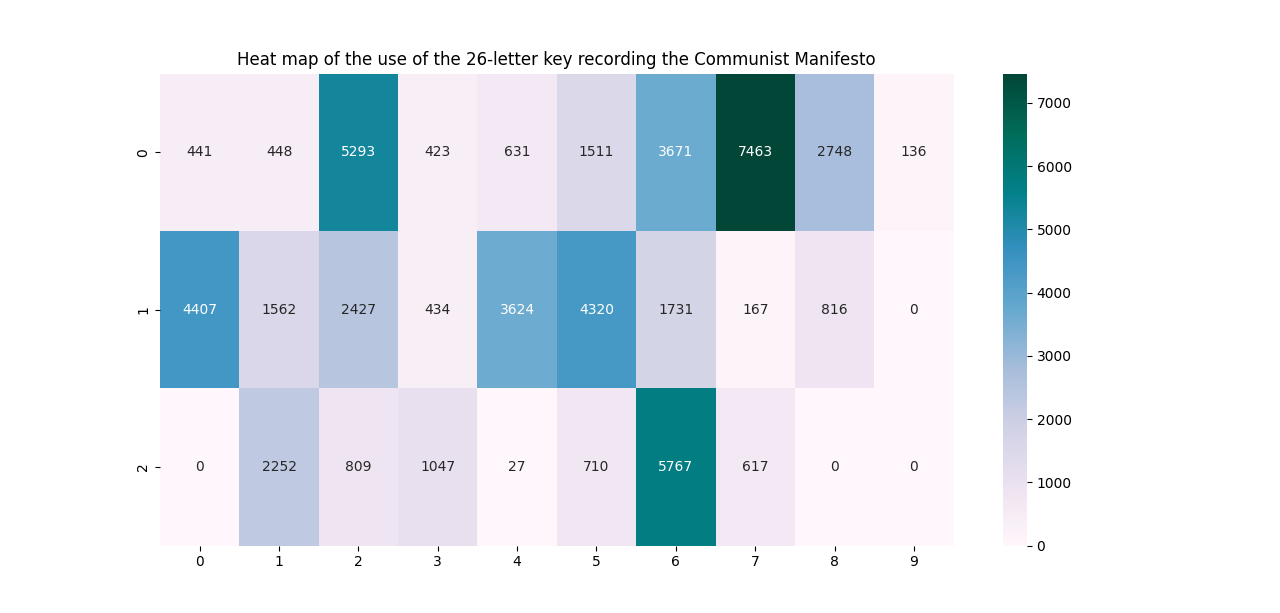

The script that drew this image:
import pdfplumber
import pinyin
import seaborn as sns
import matplotlib.pyplot as plt
import numpy as np


# 提取pdf文件中文章的拼音

file_path = r'D:\……\共产党宣言.pdf'

article_pinyin = ''        # 全文拼音

with pdfplumber.open(file_path) as pdf:
    for page in pdf.pages:        # 对pdf文件中的每一页
        text = page.extract_text()        # 提取当前页的文字
        page_pinyin = pinyin.get(text, format='strip')        # 将汉字文本转化为拼音
        article_pinyin = article_pinyin + page_pinyin        # 把每一页的拼音连在一起


# count()函数统计各字符的出现次数

n = {}
for i in article_pinyin:
    n[i] = article_pinyin.count(i)


# 构建类似键盘分布的3行10列二维数组，手动将数组的每个元素与26个字母的出现次数一一对应

data = [[0 for i in range(1,11)] for j in range(1,4)]

# 键盘第一行
data[0][0] = n['q']
data[0][1] = n['w']
data[0][2] = n['e']
data[0][3] = n['r']
data[0][4] = n['t']
data[0][5] = n['y']
data[0][6] = n['u']
data[0][7] = n['i']
data[0][8] = n['o']
data[0][9] = n['p']

# 键盘第二行
data[1][0] = n['a']
data[1][1] = n['s']
data[1][2] = n['d']
data[1][3] = n['f']
data[1][4] = n['g']
data[1][5] = n['h']
data[1][6] = n['j']
data[1][7] = n['k']
data[1][8] = n['l']

# 键盘第三行
data[2][1] = n['z']
data[2][2] = n['x']
data[2][3] = n['c']
data[2][4] = n['v']
data[2][5] = n['b']
data[2][6] = n['n']
data[2][7] = n['m']


# 计算均衡性(标准差)

arr = [data[0][0],data[0][1],data[0][2],data[0][3],data[0][4],data[0][5],data[0][6],data[0][7],data[0][8],data[0][9],
       data[1][0],data[1][1],data[1][2],data[1][3],data[1][4],data[1][5],data[1][6],data[1][7],data[1][8],
       data[2][1],data[2][2],data[2][3],data[2][4],data[2][5],data[2][6],data[2][7]]
print("Homogeneity of key use:", np.std(arr))


# 绘制热力图

sns.heatmap(data, cmap = 'PuBuGn', annot = True, fmt = '.0f')

#sns.heatmap(data,        # 矩阵数据集
#            vmin = None,        # 颜色取值最小范围
#            vmax = None,        # 颜色取值最大范围
#            cmap = None,        # 填充色
#            center = None,        # 设置色彩中心对齐值，可以调整生成的图像颜色的整体深浅
#            robust = False,        # 如果是False，且没设定vmin和vmax的值，
#            # 热力图的颜色映射范围根据具有鲁棒性的分位数设定，而不是用极值设定。
#            annot = False,        # 默认取值False；如果为True，就在热力图的每个单元上显示数值
#            fmt = '.2g',        # 矩阵上标识数字的数据格式，比如保留小数点后几位数字
#            annot_kws = False,        # 默认取值False；如果为True，设置热力图矩阵上数字的大小颜色字体
#            linewidths = 0,        # 定义热力图里“表示两两特征关系的矩阵小块”之间的间隔大小
#            linecolor = 'white',        # 切分热力图上每个矩阵小块的线的颜色，默认值是’white’
#            cbar = True,        # 是否在热力图侧边绘制颜色刻度条，默认值是True
#            cbar_kws = None,        # 热力图侧边绘制颜色刻度条时，相关字体设置，默认值是None
#            cbar_ax = None,        # 热力图侧边绘制颜色刻度条时，刻度条位置设置，默认值是None
#            square = False,        # 设置热力图矩阵小块形状，默认值是False
#            xticklabels = 'auto',        # 控制每列标签名的输出，默认值是auto
#            yticklabels = 'auto',        # 控制每行标签名的输出，默认值是auto
#            # 如果是True，则以DataFrame的列名作为标签名
#            # 如果是False，则不添加行标签名
#            # 如果是列表，则标签名改为列表中给的内容
#            # 如果是整数K，则在图上每隔K个标签进行一次标注
#            # 如果是auto，则自动选择标签的标注间距，将标签名不重叠的部分(或全部)输出
#            mask = None,        # 控制某个矩阵块是否显示出来，默认值是None
#            ax = None,        # 设置作图的坐标轴
#            **kwargs)        # 所有其他关键字参数都传递给ax.pcolormesh

# 添加标题
plt.title('Heat map of the use of the 26-letter key recording the Communist Manifesto')

# 显示图形
plt.show()
